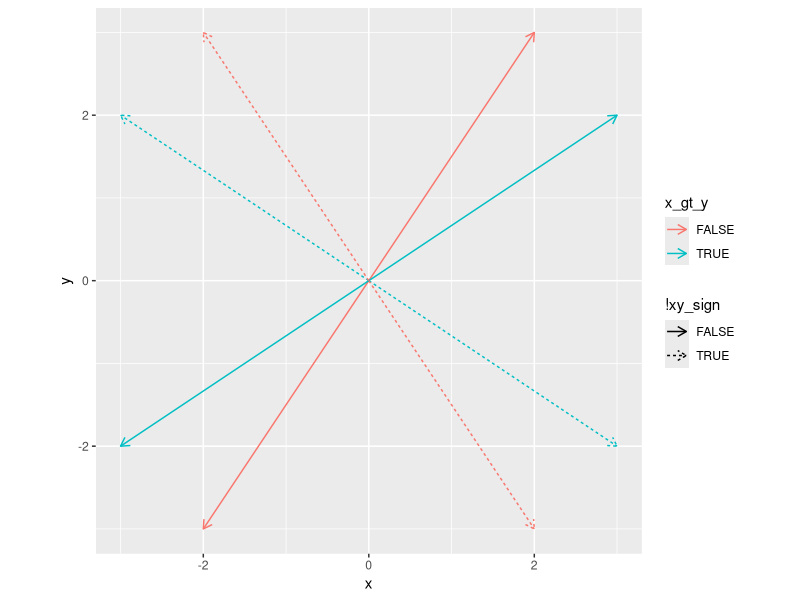
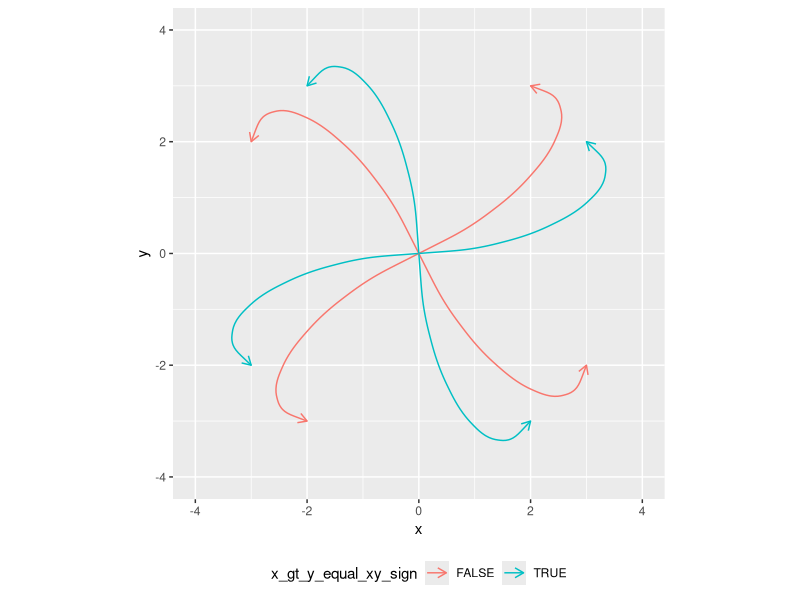
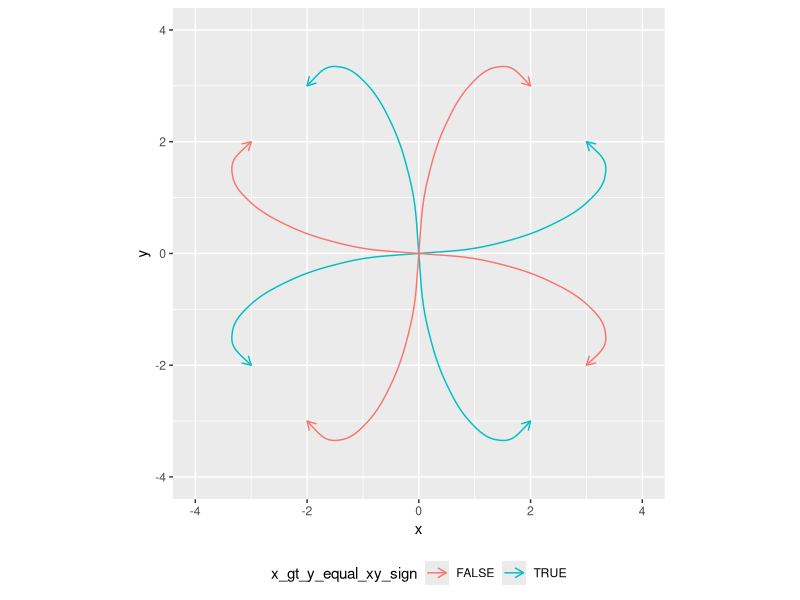

The R source for these figures, in order:
library("ggplot2")
library("dplyr")


df <- data_frame(x.to = c( 2, 3, 3, 2,-2,-3,-3,-2),
                 y.to = c( 3, 2,-2,-3,-3,-2, 2, 3),
                 x = 0,
                 y = 0,
                 x_gt_y = abs(x.to) > abs(y.to),
                 xy_sign = sign(x.to*y.to) == 1,
                 x_gt_y_equal_xy_sign = x_gt_y == xy_sign)


ggplot(df) + 
  geom_segment(aes(x = x, y = y, xend = x.to, yend = y.to, color = x_gt_y, linetype = !xy_sign),
               arrow = arrow(length = unit(0.25,"cm"))) + 
  coord_equal()

ggplot(df) + 
  geom_curve(aes(x = x, y = y, xend = x.to, yend = y.to, color = x_gt_y_equal_xy_sign),
             curvature = 0.75, angle = -45,
             arrow = arrow(length = unit(0.25,"cm"))) + 
  coord_equal() + 
  theme(legend.position = "bottom") +
  xlim(-4, 4) + ylim(-4,4)

ggplot() + 
  geom_curve(data = df %>% filter(x_gt_y_equal_xy_sign),
             aes(x = x, y = y, xend = x.to, yend = y.to, color = x_gt_y_equal_xy_sign),
             curvature = 0.75, angle = -45,
             arrow = arrow(length = unit(0.25,"cm"))) + 
  geom_curve(data = df %>% filter(!x_gt_y_equal_xy_sign),
             aes(x = x, y = y, xend = x.to, yend = y.to, color = x_gt_y_equal_xy_sign),
             curvature =-0.75, angle = 45,
             arrow = arrow(length = unit(0.25,"cm"))) + 
  coord_equal() + 
  theme(legend.position = "bottom") +
  xlim(-4, 4) + ylim(-4,4)
